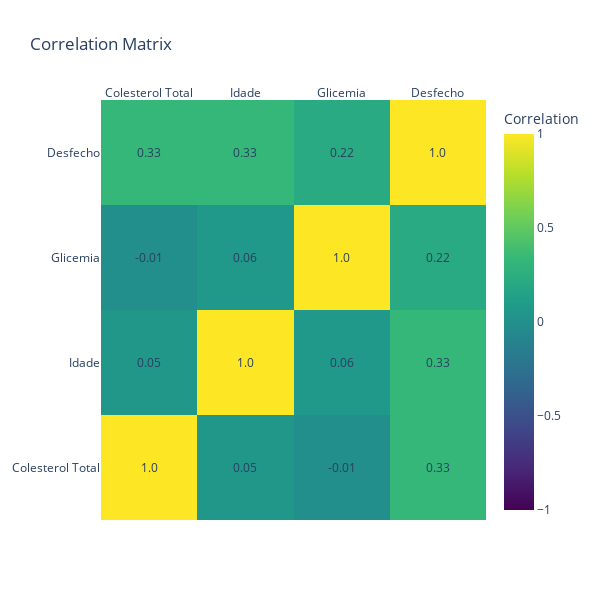

Here is the notebook cell this chart was saved with:
### Code cell
# Create a heatmap of the correlation matrix using go.Figure
fig = go.Figure(data=go.Heatmap(
    z=correlation_matrix.values,
    x=correlation_matrix.columns,
    y=correlation_matrix.index,
    colorscale='Viridis',
    zmin=-1,  # Minimum correlation value
    zmax=1,   # Maximum correlation value
    colorbar=dict(title='Correlation'),

))

# Add text annotations manually
for i in range(len(correlation_matrix)):
    for j in range(len(correlation_matrix)):
        fig.add_annotation(
            text=str(correlation_matrix.values[i][j].round(2)),
            x=correlation_matrix.columns[j],
            y=correlation_matrix.index[i],
            showarrow=False
        )

# Customize the layout
fig.update_xaxes(side="top")
fig.update_layout(
    title="Correlation Matrix",
    width=600,
    height=600
)

# Show the plot
fig.show()

### Figure 1 — Plotly figure (JSON) as saved in the notebook; plotly's stock layout.template omitted (floating-point values rounded to 4 significant figures)
{"data": [{"colorbar": {"title": {"text": "Correlation"}}, "colorscale": [[0, "#440154"], [0.1111, "#482878"], [0.2222, "#3e4989"], [0.3333, "#31688e"], [0.4444, "#26828e"], [0.5556, "#1f9e89"], [0.6667, "#35b779"], [0.7778, "#6ece58"], [0.8889, "#b5de2b"], [1, "#fde725"]], "type": "heatmap", "x": ["Colesterol Total", "Idade", "Glicemia", "Desfecho"], "y": ["Colesterol Total", "Idade", "Glicemia", "Desfecho"], "z": [[1, 0.05234, -0.00893, 0.3329], [0.05234, 1, 0.06367, 0.3317], [-0.00893, 0.06367, 1, 0.2151], [0.3329, 0.3317, 0.2151, 1]], "zmax": 1, "zmin": -1}], "layout": {"annotations": [{"showarrow": false, "text": "1.0", "x": "Colesterol Total", "y": "Colesterol Total"}, {"showarrow": false, "text": "0.05", "x": "Idade", "y": "Colesterol Total"}, {"showarrow": false, "text": "-0.01", "x": "Glicemia", "y": "Colesterol Total"}, {"showarrow": false, "text": "0.33", "x": "Desfecho", "y": "Colesterol Total"}, {"showarrow": false, "text": "0.05", "x": "Colesterol Total", "y": "Idade"}, {"showarrow": false, "text": "1.0", "x": "Idade", "y": "Idade"}, {"showarrow": false, "text": "0.06", "x": "Glicemia", "y": "Idade"}, {"showarrow": false, "text": "0.33", "x": "Desfecho", "y": "Idade"}, {"showarrow": false, "text": "-0.01", "x": "Colesterol Total", "y": "Glicemia"}, {"showarrow": false, "text": "0.06", "x": "Idade", "y": "Glicemia"}, {"showarrow": false, "text": "1.0", "x": "Glicemia", "y": "Glicemia"}, {"showarrow": false, "text": "0.22", "x": "Desfecho", "y": "Glicemia"}, {"showarrow": false, "text": "0.33", "x": "Colesterol Total", "y": "Desfecho"}, {"showarrow": false, "text": "0.33", "x": "Idade", "y": "Desfecho"}, {"showarrow": false, "text": "0.22", "x": "Glicemia", "y": "Desfecho"}, {"showarrow": false, "text": "1.0", "x": "Desfecho", "y": "Desfecho"}], "height": 600, "title": {"text": "Correlation Matrix"}, "width": 600, "xaxis": {"side": "top"}}}
